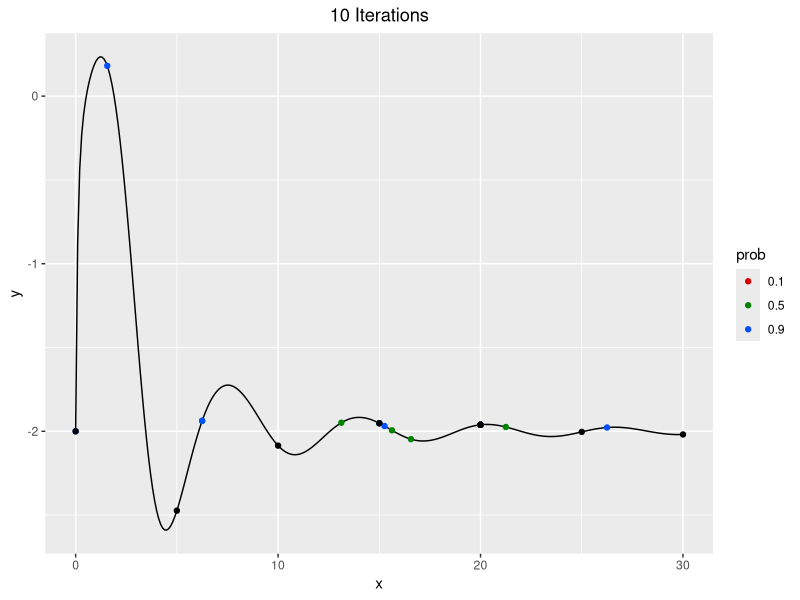
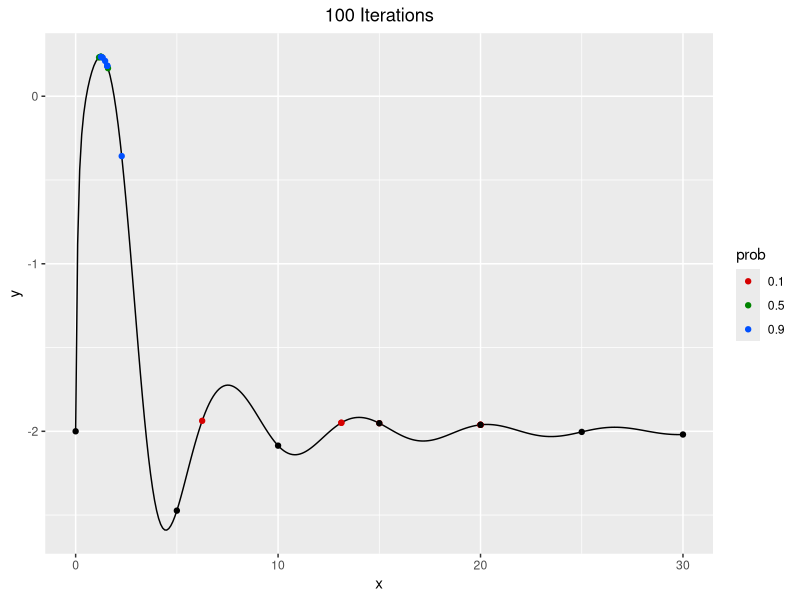
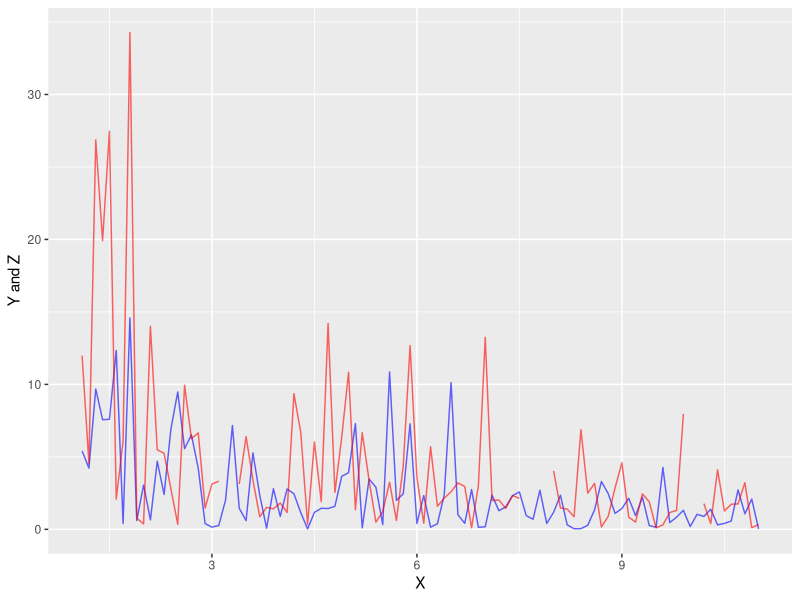
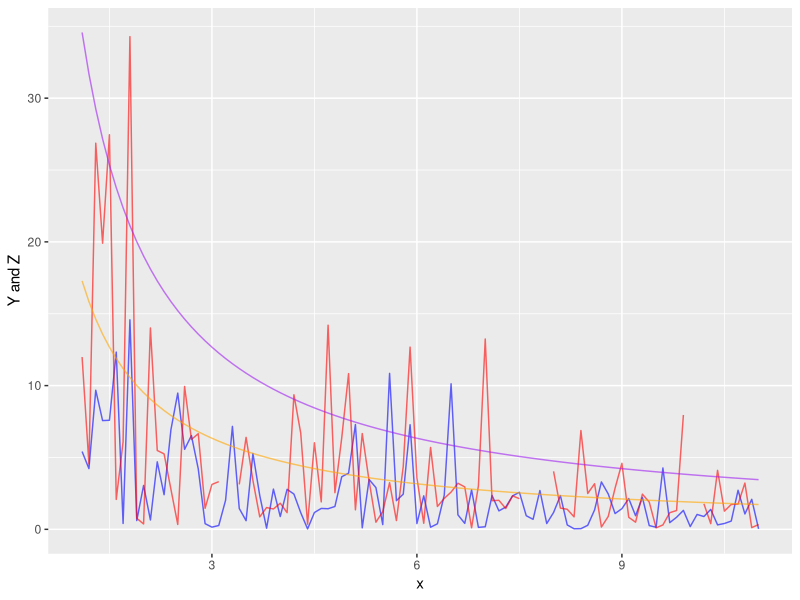

Here is the R script that generated these plots, in order:
## ---- chunk 1
knitr::opts_chunk$set(echo = TRUE)
## ---- chunk 2
genfunc <- function(x) {
    (x^2 / exp(x)) - 2 * exp(-(9 * sin(x)) / (x^2 + x + 1))
}
## ---- chunk 3
crossover <- function(x,y) {
    (x + y) / 2
}
## ---- chunk 4
mutate <- function(x) {
    x^2 %% 30
}
## ---- chunk 5
genetic <- function(maxiter, mutprob) {
    ## a)
    ## plot(x = 0:30, y= genfunc(0:30),  xlim = c(0,30), type ="l", xlab="", ylab="")

    ## b)
    X <- seq(0,30,by = 5)

    ## c)
    values <- genfunc(X)
    ## points(X, values, col = "red")

    ## d)
    bestvalue <- -Inf

    for (i in 1:maxiter){

        ## i
        parents <- sample(1:length(X), size = 2 )

        ## ii
        victim <- which.min(values)

        ## iii
        child <- crossover(X[parents[1]],X[parents[2]])

        if (mutprob > runif(1,0,1)) {
            child <- mutate(child)
        }

        ## iv
        X[victim] <- child

        values[victim]<- genfunc(child)
        ## values <- genfunc(X)

        ## v
        bestvalue <- max(bestvalue, max(values))
    }

    ## points(x = X, y = values, col = "darkgreen")
    list(opt=bestvalue, pop=X, vals=values)
}
## ---- chunk 6
library(ggplot2)

func_data <- data.frame(x=seq(0, 30, by=0.1), y=genfunc(seq(0, 30, by=0.1)))

set.seed(123456)
r1 <- genetic(maxiter = 10, mutprob = 0.1)
r1$opt

set.seed(123456)
r2 <- genetic(maxiter = 10, mutprob = 0.5)
r2$opt

set.seed(123456)
r3 <- genetic(maxiter = 10, mutprob = 0.9)
r3$opt

rd1 <- data.frame(x=r1$pop, y=r1$vals, prob="0.1")
rd2 <- data.frame(x=r2$pop, y=r2$vals, prob="0.5")
rd3 <- data.frame(x=r3$pop, y=r3$vals, prob="0.9")

plot_data <- rbind(rd1, rd2, rd3)

ggplot() +
    ggtitle("10 Iterations") +
    geom_line(data=func_data, aes(x=x, y=y)) +
    geom_point(data=plot_data, aes(x=x, y=y, col=prob), size=1.5) +
    geom_point(aes(x=seq(0,30,by = 5), y=genfunc(seq(0,30,by = 5)))) + 
    theme(plot.title=element_text(hjust=0.5)) + 
  scale_colour_hue(l=40, c=200)
## ---- chunk 7
set.seed(123456)
r1 <- genetic(maxiter = 100, mutprob = 0.1)
r1$opt

set.seed(123456)
r2 <- genetic(maxiter = 100, mutprob = 0.5)
r2$opt

set.seed(123456)
r3 <- genetic(maxiter = 100, mutprob = 0.9)
r3$opt

rd1 <- data.frame(x=r1$pop, y=r1$vals, prob="0.1")
rd2 <- data.frame(x=r2$pop, y=r2$vals, prob="0.5")
rd3 <- data.frame(x=r3$pop, y=r3$vals, prob="0.9")

plot_data <- rbind(rd1, rd2, rd3)

ggplot() +
    ggtitle("100 Iterations") +
    geom_line(data=func_data, aes(x=x, y=y)) +
    geom_point(data=plot_data, aes(x=x, y=y, col=prob), size=1.5) +
    geom_point(aes(x=seq(0,30,by = 5), y=genfunc(seq(0,30,by = 5))))+
    theme(plot.title=element_text(hjust=0.5)) + 
      scale_colour_hue(l=40, c=200)

## ---- chunk 8
physical <- read.csv("../data/physical1.csv")
## ---- chunk 9
ggplot(physical) +
    geom_line(aes(x=X, y=Y), col="blue", alpha = 0.6) +
    geom_line(aes(x=X, y=Z), col="red", alpha = 0.6) + 
    labs(y = "Y and Z")
## ---- chunk 10
EM <- function(data, lambdazero, maxiter = 500, eps = 0.001){
    
  Estep <- function(data,lambda){
        r <- sum(is.na(data$z))
        n <- nrow(data)

        (2 * sum(log(data$x)) - 2 * n * log(2 * lambda) -
         sum(data$x * data$y)/lambda -
         sum(data$x * data$z, na.rm = TRUE)/(2*lambda) - (n - r))

  

    }

    Mstep <- function(data, lambda){

        n <- nrow(data)
        r <- sum(is.na(data$z))

        ((sum(data$x * data$y) +
          sum(data$x * data$z, na.rm = TRUE) / 2 +
          (n - r) * lambda) / (2 * n))
    }

    curlambda <- lambdazero
    prevlambda <- lambdazero*5
    iter <- 1

    while(iter < maxiter && (abs(curlambda - prevlambda) > eps)){

        prevlambda <- curlambda
        curlambda <- Mstep(data,lambda = curlambda)

        iter <- iter + 1
    }

    return(list(lambda = curlambda, iter = iter))
}

colnames(physical) <- c("x","y","z")
res <- EM(data = physical, lambdazero = 100)
print(res)
## ---- chunk 11
lamb <- res$lambda
physical$EZ <- (2*lamb)/physical$x
physical$EY <- lamb/physical$x

ggplot(physical) +
    geom_line(aes(x=x, y=y), col="blue", alpha = 0.6) +
    geom_line(aes(x=x, y=z), col="red", alpha = 0.6) + 
    geom_line(aes(x=x, y=EZ), col="purple", alpha = 0.6) +
    geom_line(aes(x=x, y=EY), col="orange", alpha = 0.6) +
    labs(y = "Y and Z")
